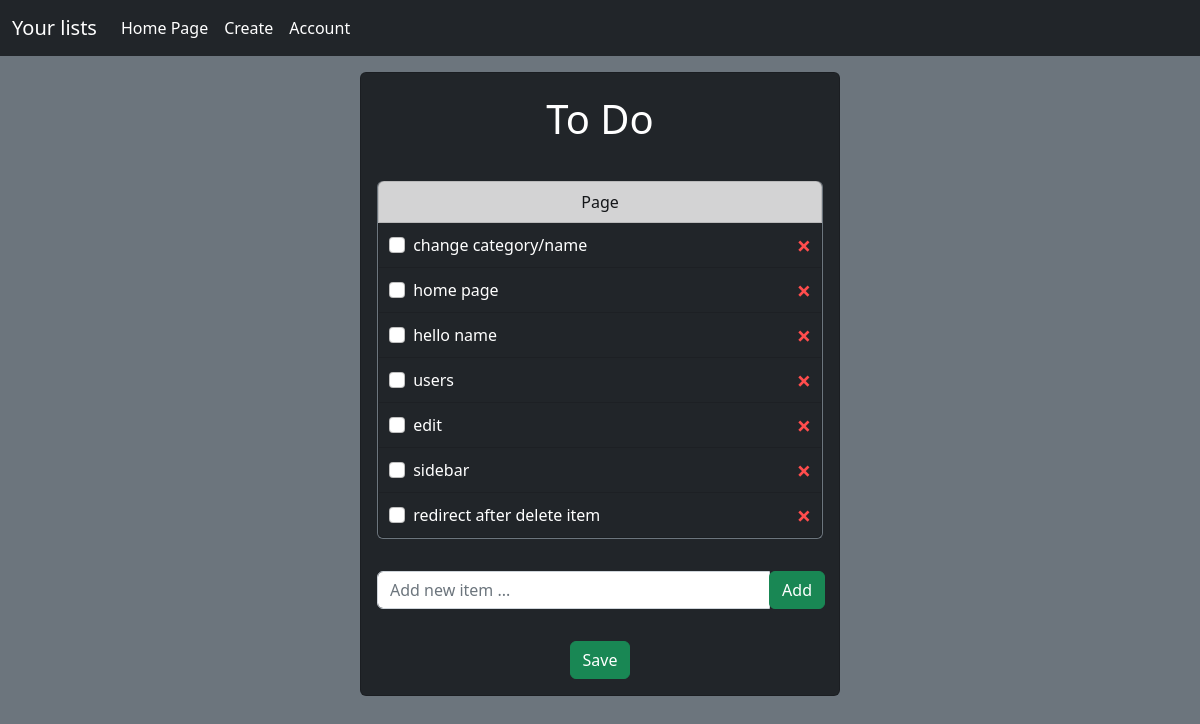
The page /view/13/ on the database as committed earlier.
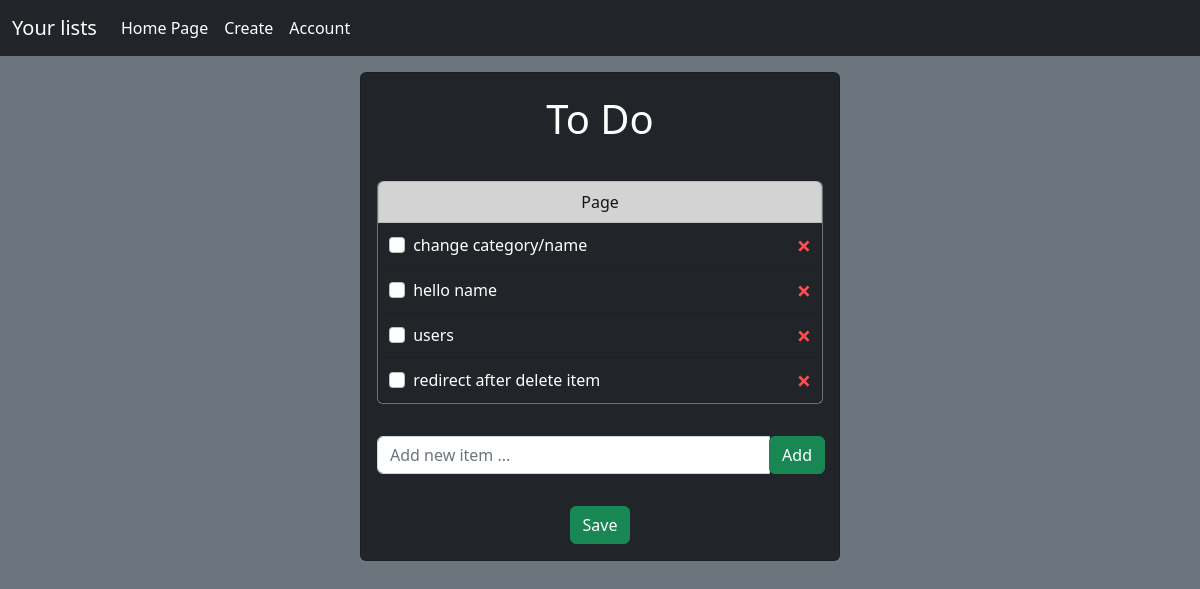
The same page on the database as committed later.
### lists/models.py (models this page shows, shortened)
class Item(models.Model):
    lists = models.ForeignKey(List, on_delete=models.SET_NULL, null=True, blank=True)
    name = models.CharField(max_length=100, null=False)
    complete = models.BooleanField()

### lists/views.py (the view, shortened to what this page needs)
# urls.py: path("view/<str:pk>/", views.viewList, name="view"),
def viewList(request, pk):
    lista = List.objects.get(id=pk)
    items = lista.item_set.all()
    context = {"lista": lista, "items": items}
    return render(request, "lists/edit.html", context)

### lists/templates/lists/edit.html (shortened to what this page needs)
<!DOCTYPE html>
<html lang="en">
<head>
    <link href="https://cdn.jsdelivr.net/npm/bootstrap@5.2.3/dist/css/bootstrap.min.css" rel="stylesheet"
>
</head>
<body class="bg-secondary text-white">
    <nav class="navbar navbar-expand navbar-dark bg-dark">
        <div class="container-fluid">
            <a class="navbar-brand">Your lists</a>
            <div class="collapse navbar-collapse" id="navbarText">
                <ul class="navbar-nav me-auto mb-2 mb-lg-0">
                    <li class="nav-item">
                        <a class="nav-link active" href="{% url 'lists' %}">Home Page</a>
                    </li>
                    <li class="nav-item">
                        <a class="nav-link active" href="{% url 'create' %}">Create</a>
                    </li>
                    <li class="nav-item">
                        <a class="nav-link active" href="{% url 'account' %}">Account</a>
                    </li>
                </ul>
            </div>
        </div>
    </nav>
    <form method="post" action="#">
        <div class="card bg-dark text-white mx-auto my-3" style="width: 30rem;">
            <p class="fs-1 text-center my-3">{{lista.category.name}}</p>
            <ul class="list-group m-3 border border-secondary border-top-0">
                <li class="list-group-item list-group-item-dark text-center">{{lista.name}}</li>
                {% for item in items %}
                        <li class="list-group-item bg-dark text-white" style=" display: flex; align-items: center; padding: 10px; justify-content: space-between;">
                            {% if item.complete == True %}
                                <div class="item">
                                    <input class="form-check-input me-1" type="checkbox" value="clicked" name="c{{item.id}}" id="positive" checked>
                                    <label class="form-check-label text-decoration-line-through" for="positive">{{item.name}}</label>
                                </div>
                                    <a class="delete-link" href="{% url 'delete-item' item.id %}">&#215;</a>
                            {% else %}
                                <div class="item">
                                    <input class="form-check-input me-1" type="checkbox" value="clicked" name="c{{item.id}}" id="negative">
                                    <label class="form-check-label" for="negative">{{item.name}}</label>
                                </div>
                                <a class="delete-link" href="{% url 'delete-item' item.id %}">&#215;</a>
                            {% endif %}
                        </li>
                {% endfor %}
            </ul>
            <div class="container p-3" style="width: 30rem;">
                <div class="input-group">
                    <input name="item" type="text" class="form-control" id="formGroupExampleInput" placeholder="Add new item ...">
                    <div class="input-group-append">
                        <button type="submit" name="newItem" value="newItem" class="btn btn-success">Add</button>
                    </div>
                </div>
            </div>
            <div class="container text-center my-3" style="margin-top: 10px;">
                <button type="submit" name="save" value="save" class="btn btn-success">Save</button>
            </div>
    </div>
    </form>
</body>
</html>

Rows that differ between the two databases and show on the page:
removed Item: name "home page"
removed Item: name "edit"
removed Item: name "sidebar"
